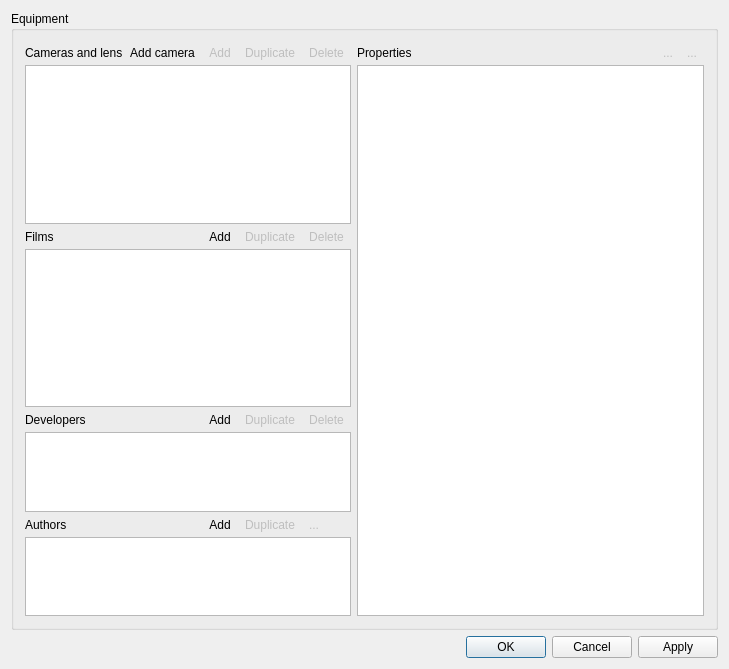
<?xml version="1.0" encoding="UTF-8"?>
<ui version="4.0">
 <class>EditGearClass</class>
 <widget class="QWidget" name="EditGearClass">
  <property name="geometry">
   <rect>
    <x>0</x>
    <y>0</y>
    <width>729</width>
    <height>669</height>
   </rect>
  </property>
  <property name="windowTitle">
   <string>Edit equipment[*]</string>
  </property>
  <property name="windowIcon">
   <iconset resource="../res/analogexif.qrc">
    <normaloff>:/images/icons/camera_edit.png</normaloff>:/images/icons/camera_edit.png</iconset>
  </property>
  <layout class="QVBoxLayout" name="verticalLayout">
   <item>
    <widget class="QGroupBox" name="groupBox">
     <property name="sizePolicy">
      <sizepolicy hsizetype="Preferred" vsizetype="Preferred">
       <horstretch>0</horstretch>
       <verstretch>100</verstretch>
      </sizepolicy>
     </property>
     <property name="title">
      <string>Equipment</string>
     </property>
     <layout class="QHBoxLayout" name="horizontalLayout_2" stretch="30,70">
      <item>
       <layout class="QGridLayout" name="gridLayout" rowstretch="0,30,0,30,0,15,0,15">
        <property name="horizontalSpacing">
         <number>0</number>
        </property>
        <property name="verticalSpacing">
         <number>2</number>
        </property>
        <item row="0" column="0">
         <widget class="QLabel" name="label">
          <property name="text">
           <string>Cameras and lens</string>
          </property>
         </widget>
        </item>
        <item row="1" column="0" colspan="5">
         <widget class="GearTreeView" name="gearView">
          <property name="sizePolicy">
           <sizepolicy hsizetype="Expanding" vsizetype="Expanding">
            <horstretch>0</horstretch>
            <verstretch>60</verstretch>
           </sizepolicy>
          </property>
          <property name="font">
           <font>
            <kerning>true</kerning>
           </font>
          </property>
          <property name="contextMenuPolicy">
           <enum>Qt::ContextMenuPolicy::CustomContextMenu</enum>
          </property>
          <property name="statusTip">
           <string>Select the equipment to edit</string>
          </property>
          <property name="styleSheet">
           <string notr="true">/* keep selection even when focus is lost */
QTreeView::item:selected:!active{
	selection-color:						palette(highlighted-text);
	selection-background-color:	palette(highlight);
}</string>
          </property>
          <property name="dragEnabled">
           <bool>true</bool>
          </property>
          <property name="dragDropOverwriteMode">
           <bool>false</bool>
          </property>
          <property name="dragDropMode">
           <enum>QAbstractItemView::DragDropMode::DragDrop</enum>
          </property>
          <property name="defaultDropAction">
           <enum>Qt::DropAction::MoveAction</enum>
          </property>
          <property name="alternatingRowColors">
           <bool>true</bool>
          </property>
          <property name="selectionMode">
           <enum>QAbstractItemView::SelectionMode::ExtendedSelection</enum>
          </property>
          <property name="uniformRowHeights">
           <bool>true</bool>
          </property>
          <property name="itemsExpandable">
           <bool>true</bool>
          </property>
          <attribute name="headerVisible">
           <bool>false</bool>
          </attribute>
          <attribute name="headerStretchLastSection">
           <bool>true</bool>
          </attribute>
         </widget>
        </item>
        <item row="2" column="0">
         <widget class="QLabel" name="label_2">
          <property name="text">
           <string>Films</string>
          </property>
         </widget>
        </item>
        <item row="3" column="0" colspan="5">
         <widget class="GearListView" name="filmView">
          <property name="sizePolicy">
           <sizepolicy hsizetype="Expanding" vsizetype="Expanding">
            <horstretch>0</horstretch>
            <verstretch>40</verstretch>
           </sizepolicy>
          </property>
          <property name="font">
           <font>
            <kerning>true</kerning>
           </font>
          </property>
          <property name="contextMenuPolicy">
           <enum>Qt::ContextMenuPolicy::CustomContextMenu</enum>
          </property>
          <property name="statusTip">
           <string>Select the film to edit</string>
          </property>
          <property name="styleSheet">
           <string notr="true">/* keep selection even when focus is lost */
QListView::item:selected:!active{
	selection-color:						palette(highlighted-text);
	selection-background-color:	palette(highlight);
}</string>
          </property>
          <property name="dragEnabled">
           <bool>true</bool>
          </property>
          <property name="dragDropMode">
           <enum>QAbstractItemView::DragDropMode::DragDrop</enum>
          </property>
          <property name="defaultDropAction">
           <enum>Qt::DropAction::MoveAction</enum>
          </property>
          <property name="alternatingRowColors">
           <bool>true</bool>
          </property>
         </widget>
        </item>
        <item row="4" column="0">
         <widget class="QLabel" name="label_5">
          <property name="text">
           <string>Developers</string>
          </property>
         </widget>
        </item>
        <item row="5" column="0" colspan="5">
         <widget class="GearListView" name="developerView">
          <property name="font">
           <font>
            <kerning>true</kerning>
           </font>
          </property>
          <property name="contextMenuPolicy">
           <enum>Qt::ContextMenuPolicy::CustomContextMenu</enum>
          </property>
          <property name="statusTip">
           <string>Select the developer to edit</string>
          </property>
          <property name="styleSheet">
           <string notr="true">/* keep selection even when focus is lost */
QListView::item:selected:!active{
	selection-color:						palette(highlighted-text);
	selection-background-color:	palette(highlight);
}</string>
          </property>
          <property name="dragEnabled">
           <bool>true</bool>
          </property>
          <property name="dragDropMode">
           <enum>QAbstractItemView::DragDropMode::DragDrop</enum>
          </property>
          <property name="defaultDropAction">
           <enum>Qt::DropAction::MoveAction</enum>
          </property>
          <property name="alternatingRowColors">
           <bool>true</bool>
          </property>
         </widget>
        </item>
        <item row="6" column="0">
         <widget class="QLabel" name="label_4">
          <property name="text">
           <string>Authors</string>
          </property>
         </widget>
        </item>
        <item row="7" column="0" colspan="5">
         <widget class="GearListView" name="authorView">
          <property name="font">
           <font>
            <kerning>true</kerning>
           </font>
          </property>
          <property name="contextMenuPolicy">
           <enum>Qt::ContextMenuPolicy::CustomContextMenu</enum>
          </property>
          <property name="statusTip">
           <string>Select the author to edit</string>
          </property>
          <property name="styleSheet">
           <string notr="true">/* keep selection even when focus is lost */
QListView::item:selected:!active{
	selection-color:						palette(highlighted-text);
	selection-background-color:	palette(highlight);
}</string>
          </property>
         </widget>
        </item>
        <item row="6" column="4">
         <widget class="QToolButton" name="delAuthorBtn">
          <property name="enabled">
           <bool>false</bool>
          </property>
          <property name="toolTip">
           <string>Delete selected author(s)</string>
          </property>
          <property name="statusTip">
           <string>Delete selected author(s)</string>
          </property>
          <property name="text">
           <string>...</string>
          </property>
          <property name="icon">
           <iconset resource="../res/analogexif.qrc">
            <normaloff>:/images/icons/delete.png</normaloff>:/images/icons/delete.png</iconset>
          </property>
          <property name="autoRaise">
           <bool>true</bool>
          </property>
         </widget>
        </item>
        <item row="6" column="2">
         <widget class="QToolButton" name="addAuthorBtn">
          <property name="toolTip">
           <string>Add new author</string>
          </property>
          <property name="statusTip">
           <string>Add new author</string>
          </property>
          <property name="text">
           <string>Add</string>
          </property>
          <property name="icon">
           <iconset resource="../res/analogexif.qrc">
            <normaloff>:/images/icons/add.png</normaloff>:/images/icons/add.png</iconset>
          </property>
          <property name="autoRaise">
           <bool>true</bool>
          </property>
         </widget>
        </item>
        <item row="4" column="2">
         <widget class="QToolButton" name="addDevBtn">
          <property name="toolTip">
           <string>Add new developer</string>
          </property>
          <property name="statusTip">
           <string>Add new developer</string>
          </property>
          <property name="text">
           <string>Add</string>
          </property>
          <property name="icon">
           <iconset resource="../res/analogexif.qrc">
            <normaloff>:/images/icons/add.png</normaloff>:/images/icons/add.png</iconset>
          </property>
          <property name="autoRaise">
           <bool>true</bool>
          </property>
         </widget>
        </item>
        <item row="4" column="4">
         <widget class="QToolButton" name="delDevBtn">
          <property name="enabled">
           <bool>false</bool>
          </property>
          <property name="toolTip">
           <string>Delete selected developer(s)</string>
          </property>
          <property name="statusTip">
           <string>Delete selected developer(s)</string>
          </property>
          <property name="text">
           <string>Delete</string>
          </property>
          <property name="icon">
           <iconset resource="../res/analogexif.qrc">
            <normaloff>:/images/icons/delete.png</normaloff>:/images/icons/delete.png</iconset>
          </property>
          <property name="autoRaise">
           <bool>true</bool>
          </property>
         </widget>
        </item>
        <item row="2" column="2">
         <widget class="QToolButton" name="addFilmBtn">
          <property name="toolTip">
           <string>Add new film</string>
          </property>
          <property name="statusTip">
           <string>Add new film</string>
          </property>
          <property name="text">
           <string>Add</string>
          </property>
          <property name="icon">
           <iconset resource="../res/analogexif.qrc">
            <normaloff>:/images/icons/add.png</normaloff>:/images/icons/add.png</iconset>
          </property>
          <property name="autoRaise">
           <bool>true</bool>
          </property>
         </widget>
        </item>
        <item row="2" column="4">
         <widget class="QToolButton" name="delFilmBtn">
          <property name="enabled">
           <bool>false</bool>
          </property>
          <property name="toolTip">
           <string>Delete selected film(s)</string>
          </property>
          <property name="statusTip">
           <string>Delete selected film(s)</string>
          </property>
          <property name="text">
           <string>Delete</string>
          </property>
          <property name="icon">
           <iconset resource="../res/analogexif.qrc">
            <normaloff>:/images/icons/delete.png</normaloff>:/images/icons/delete.png</iconset>
          </property>
          <property name="autoRaise">
           <bool>true</bool>
          </property>
         </widget>
        </item>
        <item row="0" column="2">
         <widget class="QToolButton" name="addLensBtn">
          <property name="enabled">
           <bool>false</bool>
          </property>
          <property name="toolTip">
           <string>Add new lens</string>
          </property>
          <property name="statusTip">
           <string>Add new lens</string>
          </property>
          <property name="text">
           <string>Add</string>
          </property>
          <property name="icon">
           <iconset resource="../res/analogexif.qrc">
            <normaloff>:/images/icons/add.png</normaloff>:/images/icons/add.png</iconset>
          </property>
          <property name="autoRaise">
           <bool>true</bool>
          </property>
         </widget>
        </item>
        <item row="0" column="4">
         <widget class="QToolButton" name="delGearBtn">
          <property name="enabled">
           <bool>false</bool>
          </property>
          <property name="toolTip">
           <string>Delete selected equipment</string>
          </property>
          <property name="statusTip">
           <string>Delete selected equipment</string>
          </property>
          <property name="text">
           <string>Delete</string>
          </property>
          <property name="icon">
           <iconset resource="../res/analogexif.qrc">
            <normaloff>:/images/icons/delete.png</normaloff>:/images/icons/delete.png</iconset>
          </property>
          <property name="autoRaise">
           <bool>true</bool>
          </property>
         </widget>
        </item>
        <item row="0" column="1">
         <widget class="QToolButton" name="addCameraBtn">
          <property name="toolTip">
           <string>Add new camera body</string>
          </property>
          <property name="statusTip">
           <string>Add new camera body</string>
          </property>
          <property name="text">
           <string>Add camera</string>
          </property>
          <property name="icon">
           <iconset resource="../res/analogexif.qrc">
            <normaloff>:/images/icons/camera_add.png</normaloff>:/images/icons/camera_add.png</iconset>
          </property>
          <property name="autoRaise">
           <bool>true</bool>
          </property>
         </widget>
        </item>
        <item row="0" column="3">
         <widget class="QToolButton" name="dupGearBtn">
          <property name="enabled">
           <bool>false</bool>
          </property>
          <property name="toolTip">
           <string>Duplicate selected equipment</string>
          </property>
          <property name="statusTip">
           <string>Duplicate selected equipment</string>
          </property>
          <property name="text">
           <string>Duplicate</string>
          </property>
          <property name="icon">
           <iconset resource="../res/analogexif.qrc">
            <normaloff>:/images/icons/page_copy.png</normaloff>:/images/icons/page_copy.png</iconset>
          </property>
          <property name="autoRaise">
           <bool>true</bool>
          </property>
         </widget>
        </item>
        <item row="2" column="3">
         <widget class="QToolButton" name="dupFilmBtn">
          <property name="enabled">
           <bool>false</bool>
          </property>
          <property name="toolTip">
           <string>Duplicate selected film(s)</string>
          </property>
          <property name="statusTip">
           <string>Duplicate selected film(s)</string>
          </property>
          <property name="text">
           <string>Duplicate</string>
          </property>
          <property name="icon">
           <iconset resource="../res/analogexif.qrc">
            <normaloff>:/images/icons/page_copy.png</normaloff>:/images/icons/page_copy.png</iconset>
          </property>
          <property name="autoRaise">
           <bool>true</bool>
          </property>
         </widget>
        </item>
        <item row="4" column="3">
         <widget class="QToolButton" name="dupDevBtn">
          <property name="enabled">
           <bool>false</bool>
          </property>
          <property name="toolTip">
           <string>Duplicate selected developer(s)</string>
          </property>
          <property name="statusTip">
           <string>Duplicate selected developer(s)</string>
          </property>
          <property name="text">
           <string>Duplicate</string>
          </property>
          <property name="icon">
           <iconset resource="../res/analogexif.qrc">
            <normaloff>:/images/icons/page_copy.png</normaloff>:/images/icons/page_copy.png</iconset>
          </property>
          <property name="autoRaise">
           <bool>true</bool>
          </property>
         </widget>
        </item>
        <item row="6" column="3">
         <widget class="QToolButton" name="dupAuthorBtn">
          <property name="enabled">
           <bool>false</bool>
          </property>
          <property name="toolTip">
           <string>Duplicate selected author(s)</string>
          </property>
          <property name="statusTip">
           <string>Duplicate selected author(s)</string>
          </property>
          <property name="text">
           <string>Duplicate</string>
          </property>
          <property name="icon">
           <iconset resource="../res/analogexif.qrc">
            <normaloff>:/images/icons/page_copy.png</normaloff>:/images/icons/page_copy.png</iconset>
          </property>
          <property name="autoRaise">
           <bool>true</bool>
          </property>
          <property name="arrowType">
           <enum>Qt::ArrowType::NoArrow</enum>
          </property>
         </widget>
        </item>
       </layout>
      </item>
      <item>
       <layout class="QGridLayout" name="gridLayout_2" columnstretch="0,0,0,0">
        <property name="horizontalSpacing">
         <number>0</number>
        </property>
        <property name="verticalSpacing">
         <number>2</number>
        </property>
        <item row="0" column="0">
         <widget class="QLabel" name="label_3">
          <property name="text">
           <string>Properties</string>
          </property>
         </widget>
        </item>
        <item row="1" column="0" colspan="4">
         <widget class="GearTableView" name="metadataView">
          <property name="sizePolicy">
           <sizepolicy hsizetype="Expanding" vsizetype="Expanding">
            <horstretch>0</horstretch>
            <verstretch>0</verstretch>
           </sizepolicy>
          </property>
          <property name="font">
           <font>
            <kerning>true</kerning>
           </font>
          </property>
          <property name="contextMenuPolicy">
           <enum>Qt::ContextMenuPolicy::CustomContextMenu</enum>
          </property>
          <property name="showDropIndicator" stdset="0">
           <bool>false</bool>
          </property>
          <property name="alternatingRowColors">
           <bool>true</bool>
          </property>
          <property name="selectionMode">
           <enum>QAbstractItemView::SelectionMode::ExtendedSelection</enum>
          </property>
          <property name="selectionBehavior">
           <enum>QAbstractItemView::SelectionBehavior::SelectRows</enum>
          </property>
          <property name="showGrid">
           <bool>false</bool>
          </property>
          <property name="gridStyle">
           <enum>Qt::PenStyle::SolidLine</enum>
          </property>
          <property name="wordWrap">
           <bool>false</bool>
          </property>
          <attribute name="horizontalHeaderVisible">
           <bool>false</bool>
          </attribute>
          <attribute name="horizontalHeaderMinimumSectionSize">
           <number>150</number>
          </attribute>
          <attribute name="horizontalHeaderDefaultSectionSize">
           <number>150</number>
          </attribute>
          <attribute name="horizontalHeaderHighlightSections">
           <bool>false</bool>
          </attribute>
          <attribute name="horizontalHeaderStretchLastSection">
           <bool>true</bool>
          </attribute>
          <attribute name="verticalHeaderVisible">
           <bool>false</bool>
          </attribute>
          <attribute name="verticalHeaderCascadingSectionResizes">
           <bool>false</bool>
          </attribute>
          <attribute name="verticalHeaderMinimumSectionSize">
           <number>13</number>
          </attribute>
          <attribute name="verticalHeaderDefaultSectionSize">
           <number>13</number>
          </attribute>
         </widget>
        </item>
        <item row="0" column="3">
         <widget class="QToolButton" name="delTagBtn">
          <property name="enabled">
           <bool>false</bool>
          </property>
          <property name="toolTip">
           <string>Delete meta tag</string>
          </property>
          <property name="text">
           <string>...</string>
          </property>
          <property name="icon">
           <iconset resource="../res/analogexif.qrc">
            <normaloff>:/images/icons/delete.png</normaloff>:/images/icons/delete.png</iconset>
          </property>
          <property name="autoRaise">
           <bool>true</bool>
          </property>
         </widget>
        </item>
        <item row="0" column="2">
         <widget class="QToolButton" name="addTagBtn">
          <property name="enabled">
           <bool>false</bool>
          </property>
          <property name="toolTip">
           <string>Add new meta tag</string>
          </property>
          <property name="text">
           <string>...</string>
          </property>
          <property name="icon">
           <iconset resource="../res/analogexif.qrc">
            <normaloff>:/images/icons/add.png</normaloff>:/images/icons/add.png</iconset>
          </property>
          <property name="autoRaise">
           <bool>true</bool>
          </property>
         </widget>
        </item>
       </layout>
      </item>
     </layout>
    </widget>
   </item>
   <item>
    <layout class="QHBoxLayout" name="horizontalLayout">
     <item>
      <spacer name="horizontalSpacer">
       <property name="orientation">
        <enum>Qt::Orientation::Horizontal</enum>
       </property>
       <property name="sizeHint" stdset="0">
        <size>
         <width>40</width>
         <height>20</height>
        </size>
       </property>
      </spacer>
     </item>
     <item>
      <widget class="QDialogButtonBox" name="buttonBox">
       <property name="standardButtons">
        <set>QDialogButtonBox::StandardButton::Apply|QDialogButtonBox::StandardButton::Cancel|QDialogButtonBox::StandardButton::Ok</set>
       </property>
      </widget>
     </item>
    </layout>
   </item>
  </layout>
  <action name="actionAdd_new_camera_body">
   <property name="text">
    <string>Add new camera body</string>
   </property>
  </action>
  <action name="actionAdd_new_camera_lens">
   <property name="text">
    <string>Add new camera lens</string>
   </property>
  </action>
  <action name="actionAdd_new_film">
   <property name="text">
    <string>Add new film</string>
   </property>
  </action>
  <action name="actionDuplicate">
   <property name="text">
    <string>Duplicate...</string>
   </property>
  </action>
  <action name="actionDelete">
   <property name="text">
    <string>Delete</string>
   </property>
   <property name="shortcut">
    <string>Del</string>
   </property>
  </action>
  <action name="actionAdd_new_developer">
   <property name="text">
    <string>Add new developer</string>
   </property>
  </action>
  <action name="actionAdd_new_author">
   <property name="text">
    <string>Add new author</string>
   </property>
  </action>
  <action name="actionAdd_new_meta_tag">
   <property name="enabled">
    <bool>false</bool>
   </property>
   <property name="text">
    <string>Add new meta tag</string>
   </property>
  </action>
  <action name="actionDelete_meta_tag">
   <property name="enabled">
    <bool>false</bool>
   </property>
   <property name="text">
    <string>Delete meta tag</string>
   </property>
  </action>
 </widget>
 <layoutdefault spacing="6" margin="11"/>
 <customwidgets>
  <customwidget>
   <class>GearListView</class>
   <extends>QListView</extends>
   <header>gearlistview.h</header>
  </customwidget>
  <customwidget>
   <class>GearTreeView</class>
   <extends>QTreeView</extends>
   <header>geartreeview.h</header>
  </customwidget>
  <customwidget>
   <class>GearTableView</class>
   <extends>QTableView</extends>
   <header>geartableview.h</header>
  </customwidget>
 </customwidgets>
 <tabstops>
  <tabstop>gearView</tabstop>
  <tabstop>filmView</tabstop>
  <tabstop>developerView</tabstop>
  <tabstop>authorView</tabstop>
  <tabstop>metadataView</tabstop>
  <tabstop>addCameraBtn</tabstop>
  <tabstop>addLensBtn</tabstop>
  <tabstop>dupGearBtn</tabstop>
  <tabstop>delGearBtn</tabstop>
  <tabstop>addFilmBtn</tabstop>
  <tabstop>dupFilmBtn</tabstop>
  <tabstop>delFilmBtn</tabstop>
  <tabstop>addDevBtn</tabstop>
  <tabstop>dupDevBtn</tabstop>
  <tabstop>delDevBtn</tabstop>
  <tabstop>addAuthorBtn</tabstop>
  <tabstop>dupAuthorBtn</tabstop>
  <tabstop>delAuthorBtn</tabstop>
  <tabstop>addTagBtn</tabstop>
  <tabstop>delTagBtn</tabstop>
 </tabstops>
 <resources>
  <include location="../res/analogexif.qrc"/>
 </resources>
 <connections>
  <connection>
   <sender>addFilmBtn</sender>
   <signal>clicked()</signal>
   <receiver>actionAdd_new_film</receiver>
   <slot>trigger()</slot>
   <hints>
    <hint type="sourcelabel">
     <x>189</x>
     <y>191</y>
    </hint>
    <hint type="destinationlabel">
     <x>-1</x>
     <y>-1</y>
    </hint>
   </hints>
  </connection>
  <connection>
   <sender>addDevBtn</sender>
   <signal>clicked()</signal>
   <receiver>actionAdd_new_developer</receiver>
   <slot>trigger()</slot>
   <hints>
    <hint type="sourcelabel">
     <x>189</x>
     <y>340</y>
    </hint>
    <hint type="destinationlabel">
     <x>-1</x>
     <y>-1</y>
    </hint>
   </hints>
  </connection>
  <connection>
   <sender>addAuthorBtn</sender>
   <signal>clicked()</signal>
   <receiver>actionAdd_new_author</receiver>
   <slot>trigger()</slot>
   <hints>
    <hint type="sourcelabel">
     <x>189</x>
     <y>427</y>
    </hint>
    <hint type="destinationlabel">
     <x>-1</x>
     <y>-1</y>
    </hint>
   </hints>
  </connection>
  <connection>
   <sender>addCameraBtn</sender>
   <signal>clicked()</signal>
   <receiver>actionAdd_new_camera_body</receiver>
   <slot>trigger()</slot>
   <hints>
    <hint type="sourcelabel">
     <x>166</x>
     <y>43</y>
    </hint>
    <hint type="destinationlabel">
     <x>-1</x>
     <y>-1</y>
    </hint>
   </hints>
  </connection>
  <connection>
   <sender>delTagBtn</sender>
   <signal>clicked()</signal>
   <receiver>actionDelete_meta_tag</receiver>
   <slot>trigger()</slot>
   <hints>
    <hint type="sourcelabel">
     <x>697</x>
     <y>43</y>
    </hint>
    <hint type="destinationlabel">
     <x>-1</x>
     <y>-1</y>
    </hint>
   </hints>
  </connection>
 </connections>
</ui>
